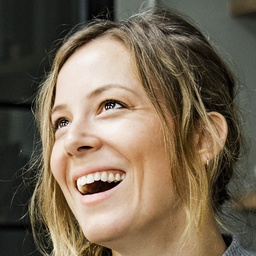
#> input picture image.jpg, 256 x 256 px, shrunk from 600 x 600 before the run
$ python main.py
#> lines starting #> are read from the running program, lines starting #| are printed output that depends on the picture
import time
from PIL import Image


img = Image.open("image.jpg")
#> img is the input picture: PIL image 256x256 RGB; mean R, G, B 118.5, 103.4, 83.9
pixel = img.load()
width,height = img.size
#> width = 256; height = 256


def Process(data, radius):
    global img
    global pixel
    global width,height

    data_x = data[0]
    data_y = data[1]
    data_r = radius

    location1 = (data_x - 1, data_y)
    location2 = (data_x - 1, data_y - 1)
    location3 = (data_x, data_y - 1)
    location4 = (data_x + 1, data_y - 1)
    location5 = (data_x + 1, data_y)
    location6 = (data_x + 1, data_y + 1)
    location7 = (data_x, data_y + 1)
    location8 = (data_x - 1, data_y + 1)
    location9 = (data_x, data_y)

    LOCATION_LIST = [location1, location2, location3,
                     location4, location5, location6,
                     location7, location8, location9]

    try:
        for loc_list in LOCATION_LIST:
            LOCATION_COLOR = pixel[loc_list[0], loc_list[1]]

            img.putpixel(
                (loc_list),
                (
                    int(LOCATION_COLOR[0] / data_r),
                    int(LOCATION_COLOR[1] / data_r),
                    int(LOCATION_COLOR[2] / data_r),
                )
            )
    except:
        pass


for x in range(width+1):
    for y in range(height+1):
        i = x * 3
        k = y * 3
        Process((i,k), 3)


img.show()
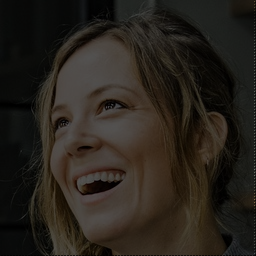
#> shown: PIL image 256x256 RGB; mean R, G, B 39.2, 34.1, 27.6
